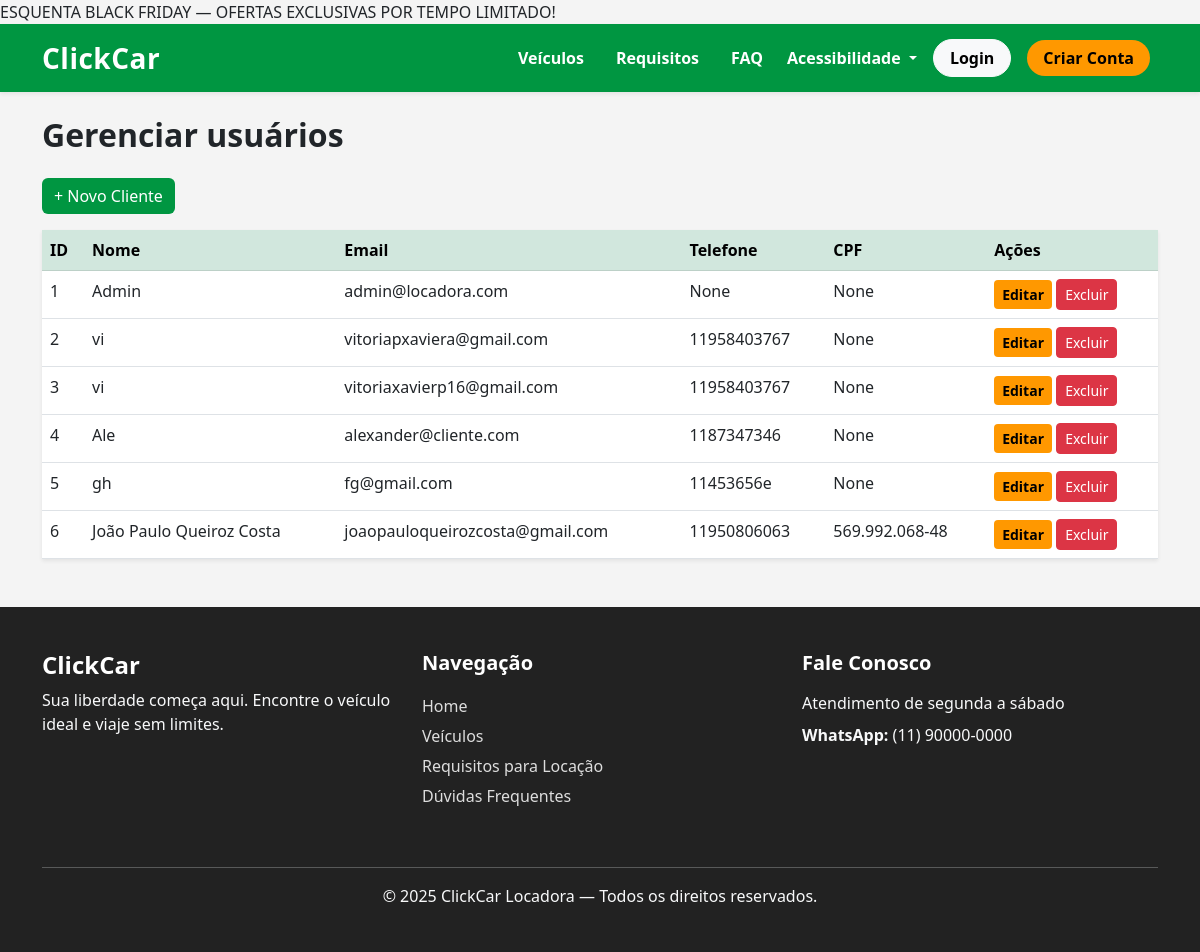
Page /admin/usuario on the earlier database version.
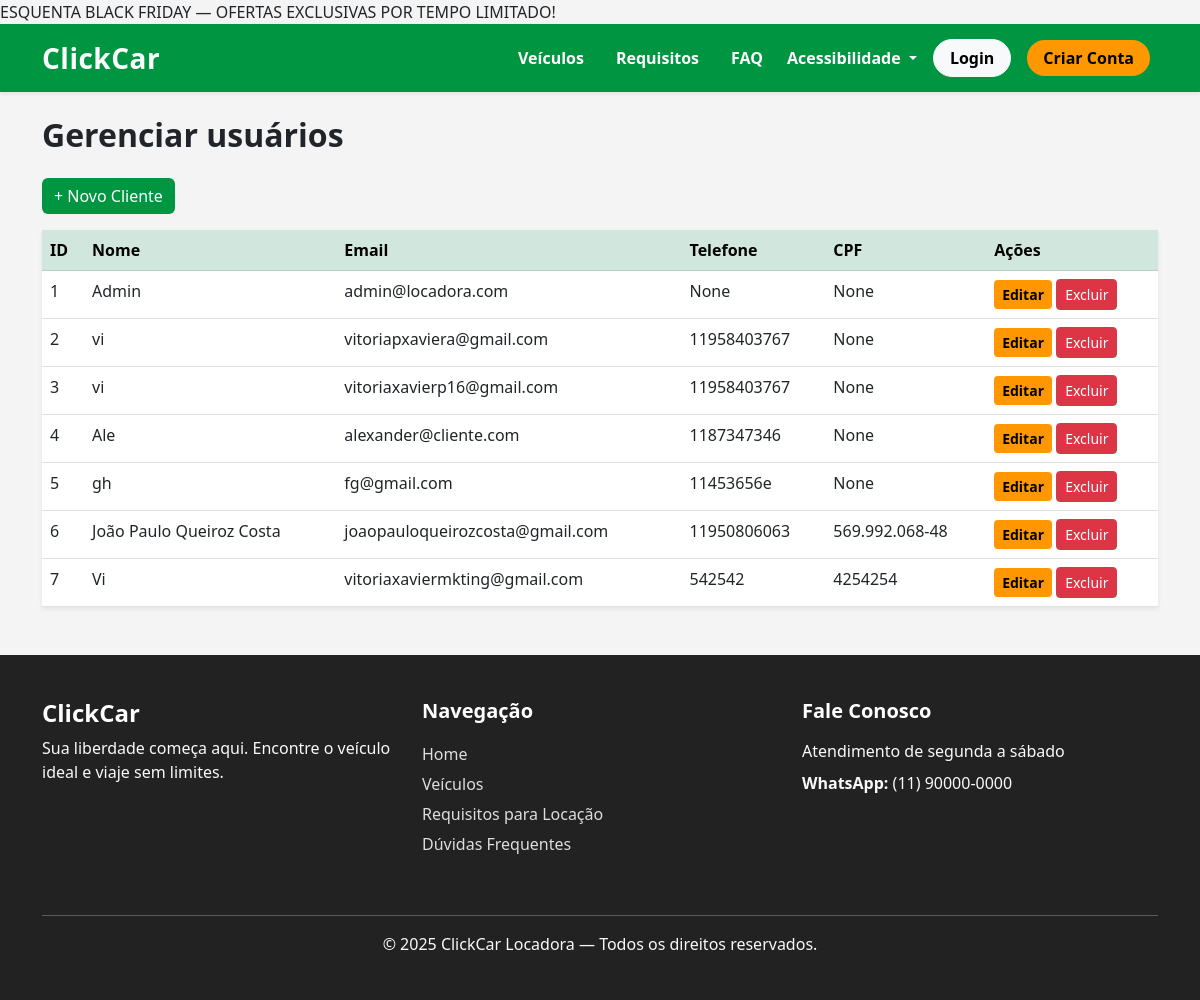
Same page on the later database version.
### models/models.py (models this page shows, shortened)
class Usuario(UserMixin, db.Model):
    __tablename__ = 'usuarios'
    id = db.Column(db.Integer, primary_key=True)
    nome = db.Column(db.String(150), nullable=False)
    email = db.Column(db.String(120), unique=True, nullable=False)
    senha_hash = db.Column(db.String(200), nullable=False)
    perfil_id = db.Column(db.Integer, db.ForeignKey(
        'perfis.id'), nullable=False)
    telefone = db.Column(db.String(20))
    cpf = db.Column(db.String(20))
    endereco = db.Column(db.String(255))
    criado_em = db.Column(db.DateTime, default=datetime.utcnow)
    email_verificado = db.Column(db.Boolean, default=False)
    codigo_verificacao = db.Column(db.String(6))
    cnh = db.Column(db.String(11), unique=True)
    tokens = db.relationship('Token', backref='usuarios',
                             lazy=True, cascade="all, delete-orphan")
    reservas = db.relationship(
        'Reserva',
        backref='usuario',
        cascade="all, delete-orphan"
    )

### controllers/controller.py (the view)
@main.route("/admin/usuario")
def admin_usuario_page():
    db = SessionLocal()
    usuarios = db.query(Usuario).all()
    return render_template("admin/users/list.html", usuarios=usuarios)

### templates/admin/users/list.html (shortened to what this page needs)
{% extends 'base.html' %}
{% block content %}
<h2 class="fw-bold mb-4">Gerenciar usuários</h2>
<a href="{{ url_for('main.admin_novo_cliente') }}" class="btn btn-primary mb-3">+ Novo Cliente</a>
<table class="table table-hover shadow-sm bg-white">
    <thead class="table-success">
        <tr>
            <th>ID</th>
            <th>Nome</th>
            <th>Email</th>
            <th>Telefone</th>
            <th>CPF</th>
            <th>Ações</th>
        </tr>
    </thead>
    <tbody>
        {% for u in usuarios %}
        <tr>
            <td>{{ u.id }}</td>
            <td>{{ u.nome }}</td>
            <td>{{ u.email }}</td>
            <td>{{ u.telefone }}</td>
            <td>{{ u.cpf }}</td>
            <td>
                <a href="{{ url_for('main.edit_user',user_id=u.id) }}" class="btn btn-warning btn-sm">Editar</a>
                <a href="{{ url_for('main.admin_excluir_usuario', user_id=u.id) }}"
                   onclick="return confirm('Excluir cliente?')"
                   class="btn btn-danger btn-sm">Excluir</a>
            </td>
        </tr>
        {% endfor %}
    </tbody>
</table>
{% endblock %}

### templates/base.html (shortened to what this page needs)
<!DOCTYPE html>
<html lang="pt-br">
<head>
    <link rel="stylesheet" href="{{ url_for('static', filename='css/style.css') }}">
    <link href="https://cdn.jsdelivr.net/npm/bootstrap@5.3.0/dist/css/bootstrap.min.css" rel="stylesheet">
</head>
<body>
<div class="promo-bar">
    ESQUENTA BLACK FRIDAY — OFERTAS EXCLUSIVAS POR TEMPO LIMITADO!
</div>
<nav class="navbar navbar-expand-lg main-nav shadow-sm">
    <div class="container">
        <a class="navbar-brand fs-3 fw-bold" href="{{ url_for('main.index') }}">
            Click<span class="highlight">Car</span>
        </a>
        <div class="collapse navbar-collapse" id="menu">
            <ul class="navbar-nav ms-auto align-items-center">
                <li class="nav-item mx-2">
                    <a class="nav-link nav-prof" href="{{ url_for('main.listar_veiculos') }}">Veículos</a>
                </li>
                <li class="nav-item mx-2">
                    <a class="nav-link nav-prof" href="{{ url_for('main.requisitos') }}">Requisitos</a>
                </li>
                <li class="nav-item mx-2">
                    <a class="nav-link nav-prof" href="{{ url_for('main.faq') }}">FAQ</a>
                </li>
                <li class="nav-item dropdown">
                    <a class="nav-link dropdown-toggle" href="#" id="accessibilityMenu" role="button" data-bs-toggle="dropdown">
                        Acessibilidade
                    </a>
                </li>
                {% if current_user.is_authenticated %}
                    {% if current_user.perfil.nome_perfil == 'Cliente' %}
                    <li class="nav-item mx-2">
                        <a class="btn btn-light rounded-pill px-3 fw-semibold" href="{{ url_for('main.customer_dashboard') }}">
                            Minha Área
                        </a>
                    </li>
                    {% endif %}
                    {% if current_user.perfil.nome_perfil == 'Admin' %}
                    <li class="nav-item dropdown mx-2">
                        <a class="nav-link dropdown-toggle nav-prof" href="#" role="button" data-bs-toggle="dropdown">
                            Admin
                        </a>
                        <ul class="dropdown-menu">
                            <li><a class="dropdown-item" href="{{ url_for('main.admin_listar_veiculos') }}">Veículos</a></li>
                            <li><a class="dropdown-item" href="{{ url_for('main.novo_tipo') }}">Tipos</a></li>
                            <li><a class="dropdown-item" href="{{ url_for('main.admin_listar_clientes') }}">Clientes</a></li>
                        </ul>
                    </li>
                    {% endif %}
                    <li class="nav-item mx-2">
                        <a class="btn btn-outline-light rounded-pill px-3 fw-semibold" href="{{ url_for('main.logout') }}">
                            Sair
                        </a>
                    </li>
                {% else %}
                    <li class="nav-item mx-2">
                        <a class="btn btn-light rounded-pill px-3 fw-semibold" href="{{ url_for('main.login') }}">
                            Login
                        </a>
                    </li>
                    <li class="nav-item mx-2">
                        <a class="btn btn-warning rounded-pill px-3 fw-semibold" href="{{ url_for('main.register') }}">
                            Criar Conta
                        </a>
                    </li>
                {% endif %}
            </ul>
        </div>
    </div>
</nav>
<div class="container mt-4">
    {% block content %}{% endblock %}
</div>
<footer class="footer mt-5">
    <div class="container py-4">
        <div class="row text-center text-md-start">
            <div class="col-md-4 mb-4">
                <h4 class="fw-bold text-white">ClickCar</h4>
                <p class="text-light">
                    Sua liberdade começa aqui.
                    Encontre o veículo ideal e viaje sem limites.
                </p>
            </div>
            <div class="col-md-4 mb-4">
                <h5 class="fw-bold text-white mb-3">Navegação</h5>
                <ul class="list-unstyled">
                    <li><a href="{{ url_for('main.index') }}" class="footer-link">Home</a></li>
                    <li><a href="{{ url_for('main.listar_veiculos') }}" class="footer-link">Veículos</a></li>
                    <li><a href="{{ url_for('main.requisitos') }}" class="footer-link">Requisitos para Locação</a></li>
                    <li><a href="{{ url_for('main.faq') }}" class="footer-link">Dúvidas Frequentes</a></li>
                </ul>
            </div>
            <div class="col-md-4 mb-4">
                <h5 class="fw-bold text-white mb-3">Fale Conosco</h5>
                <p class="text-light mb-2">Atendimento de segunda a sábado</p>
                <p class="text-light"><strong>WhatsApp:</strong> (11) 90000-0000</p>
            </div>
        </div>
        <hr class="text-light">
        <p class="text-center text-light mb-0">
            © 2025 ClickCar Locadora — Todos os direitos reservados.
        </p>
    </div>
</footer>
</body>
</html>

### static/css/style.css (style rules this page uses)
.footer { background: #222; color: #eee; }
.footer-link { color: #ddd; text-decoration: none; display: block; padding: 3px 0; }
.main-nav { background-color: #009641; padding: 12px 0; }
.navbar-brand { color: #fff !important; font-weight: 800; letter-spacing: .5px; }
.nav-prof { color: #fff !important; font-weight: 600; position: relative; }
.navbar .btn { transition: .2s; }

### templates/base.html (style rules this page uses)
:root { --primary-green: #009641; --yellow: #ff9800; --light-gray: #F4F4F4; --dark: #333; }
body { background-color: var(--light-gray); }
.navbar { background-color: var(--primary-green) !important; }
.navbar-brand, .nav-link, .navbar-text { color: white !important; font-weight: 600; }
.btn-primary { background-color: var(--primary-green); border: none; }
.btn-warning { background-color: var(--yellow); color: black; border: none; font-weight: 600; }
footer { margin-top: 40px; padding: 20px; background: var(--dark); color: white; text-align: center; }

Differences in the rows shown:
added Usuario: id "7", nome "Vi", email "vitoriaxaviermkting@gmail.com", telefone "542542", cpf "4254254"
